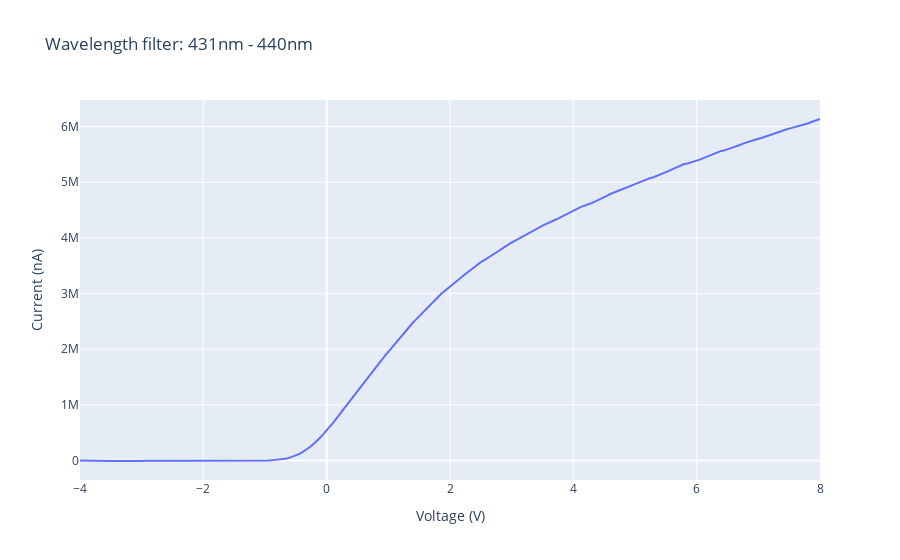

Notebook source saved alongside this figure:
### Code cell
# plot df_3
fig = go.Figure()
fig.add_trace(go.Scatter(x=df_3['applied voltage (volts)'], y=df_3['measured current (nanoamps)'], mode='lines'))
fig.update_layout(title='Wavelength filter: 431nm - 440nm', xaxis_title='Voltage (V)', yaxis_title='Current (nA)')
fig.show()

### Figure 1 — Plotly figure (JSON) as saved in the notebook; plotly's stock layout.template omitted (floating-point values rounded to 4 significant figures; data arrays with more than 128 entries replaced by an {"elided": "..."} marker saying what was removed)
{"data": [{"mode": "lines", "type": "scatter", "x": {"elided": "241 float values"}, "y": {"elided": "241 float values"}}], "layout": {"title": {"text": "Wavelength filter: 431nm - 440nm"}, "xaxis": {"title": {"text": "Voltage (V)"}}, "yaxis": {"title": {"text": "Current (nA)"}}}}
